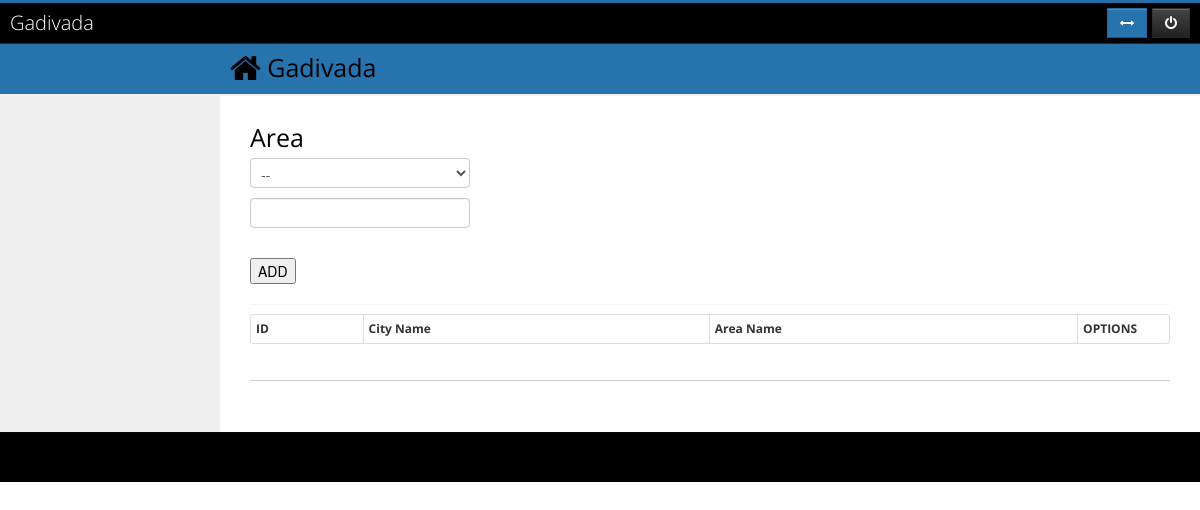
Before: /index.php/admin_c/area with the older database file.
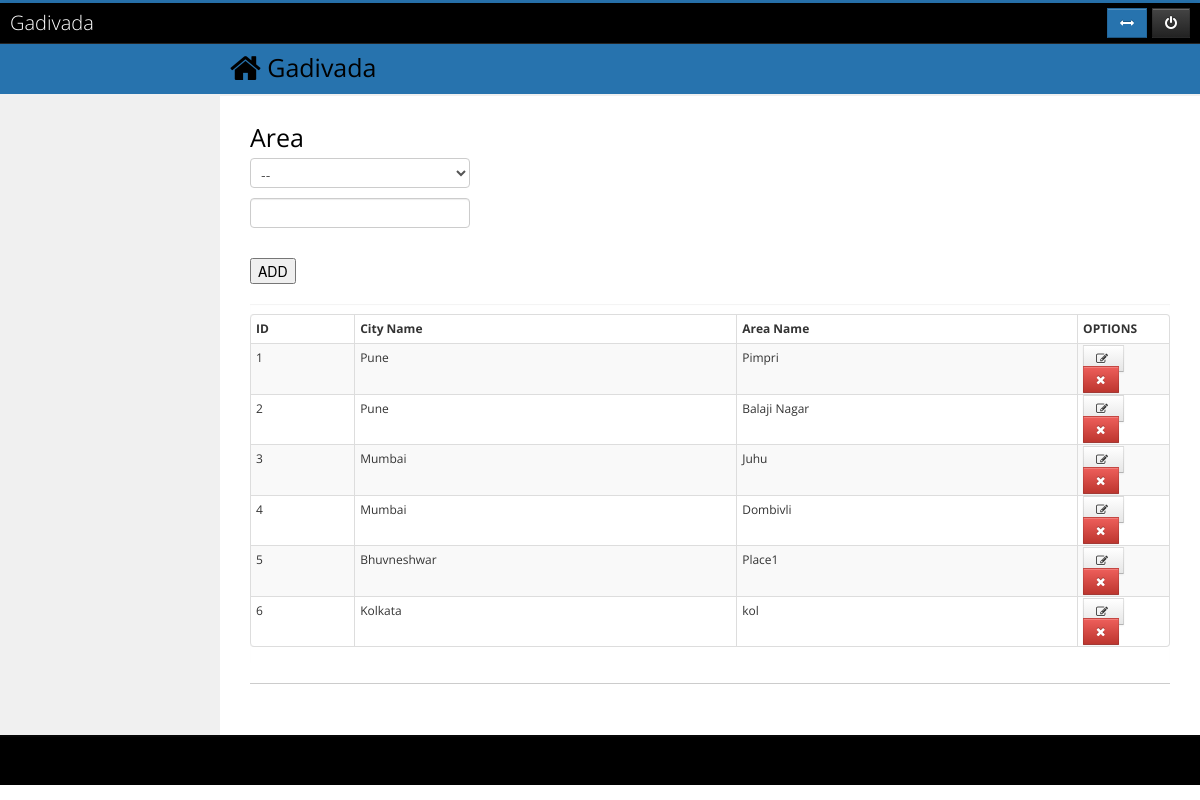
After: the same page with the newer database file.
### tables this page shows
CREATE TABLE IF NOT EXISTS `area` (
  `ID` int(11) NOT NULL AUTO_INCREMENT,
  `CITY_ID` int(11) NOT NULL,
  `AREA_NAME` varchar(100) DEFAULT NULL,
  PRIMARY KEY (`ID`),
  KEY `FK_AREA.CITY_ID` (`CITY_ID`)
);

CREATE TABLE IF NOT EXISTS `city` (
  `ID` int(11) NOT NULL AUTO_INCREMENT,
  `CITY_NAME` varchar(100) DEFAULT NULL,
  PRIMARY KEY (`ID`)
);

### application/controllers/admin_c.php (called while the page is built, shortened)
<?php if ( ! defined('BASEPATH')) exit('No direct script access allowed');
class Admin_c extends CI_Controller {
	function __construct()
	{
		$this->load->model('admin_m');
		$this->load->model('city_m');
		$this->load->model('car_type_m');
		$this->load->model('area_m');
		$this->load->model('car_model_m');
		$this->load->model('features_m');
		$this->load->model('packages_m');
		$this->load->model('discounts_m');
		$this->load->model('pricing_m');
		$this->load->model('cancellation_m');
	}
	function area()
	{
		$data['area']='active';
		$data['cities'] = $this->city_m->get_all_cities();
		$data['areas']  = $this->area_m->get_all_areas();
		$this->load->view('admin/area',$data);
	}
}
?>

### index.php (called while the page is built, shortened)
<?php
require_once BASEPATH.'core/CodeIgniter.php';

### application/models/city_m.php (called while the page is built, shortened)
<?php
Class City_m extends CI_Model{
	function get_all_cities($type='',$id=0)
	{
		$this->db->distinct('city');
		$this->db->select('*');
		$this->db->where('CITY_NAME !=','');
		$query=$this->db->get('city')->result();
		return $query;
	}
}
?>

### application/models/area_m.php (called while the page is built, shortened)
<?php
Class Area_m extends CI_Model{
	function get_all_areas($type='')
	{
		$this->db->distinct('area');
		$this->db->select('area.ID,AREA_NAME,CITY_NAME')->from('area')->join('city','city.ID = area.CITY_ID');
		$query=$this->db->get()->result();
		return $query;
	}
}
?>

### application/views/admin/area.php (the view, shortened to what this page needs)
	<h2>Area</h2>
	<?php
		$city = array();
		$city['']='--';
		foreach($cities as $c){
			$city[$c->ID]=$c->CITY_NAME;
		}
	?>
	<form name='areaform' id='areaform' method='post' action='<?php echo base_url()?>admin/area'>
		<?php echo form_dropdown('city',$city);?><br>
		<input type='text' name='area' id='area'><br>
		<input type="hidden" name='areaid' id='areaid'><br>
		<input type='submit' name='submitarea' id='submitarea' value='ADD'>
	</form>
<div id="collapse4" class="body">
	<table id="dataTable" class="table table-bordered table-condensed table-hover table-striped">
		<thead>
			<tr>
				<th>ID</th>
				<th>City Name</th>
				<th>Area Name</th>
				<th width="10%">OPTIONS</th>
			</tr>
		</thead>
		<tbody>
			<?php $numbers = 1;
			foreach($areas as $a)
			{
				echo '<tr>
				<td>'.$numbers.'</td>
				<td>'.$a->CITY_NAME.'</td>
				<td>'.$a->AREA_NAME.'</td>
				<td>
				<a href="javascript: editarea('.$a->ID.')" class="ajax btn edit" alt="Edit">
				<i class="icon-edit"></i>
				</a>&nbsp;&nbsp;
				<a href="'.base_url().'ajax/delete_area/'.$a->ID.'" class="delete_btn btn btn-danger remove" title="'.$a->AREA_NAME.'">
				<i class="icon-remove"></i>
				</a>
				</td>
				</tr>';
				$numbers ++ ;
			}  ?>
		</tbody>
	</table>
</div>

Changed rows visible on the page:
added area: CITY_ID.CITY_NAME "Pune", AREA_NAME "Pimpri"
added area: CITY_ID.CITY_NAME "Pune", AREA_NAME "Balaji Nagar"
added area: CITY_ID.CITY_NAME "Mumbai", AREA_NAME "Juhu"
added area: CITY_ID.CITY_NAME "Mumbai", AREA_NAME "Dombivli"
added area: CITY_ID.CITY_NAME "Bhuvneshwar", AREA_NAME "Place1"
added area: CITY_ID.CITY_NAME "Kolkata", AREA_NAME "kol"
